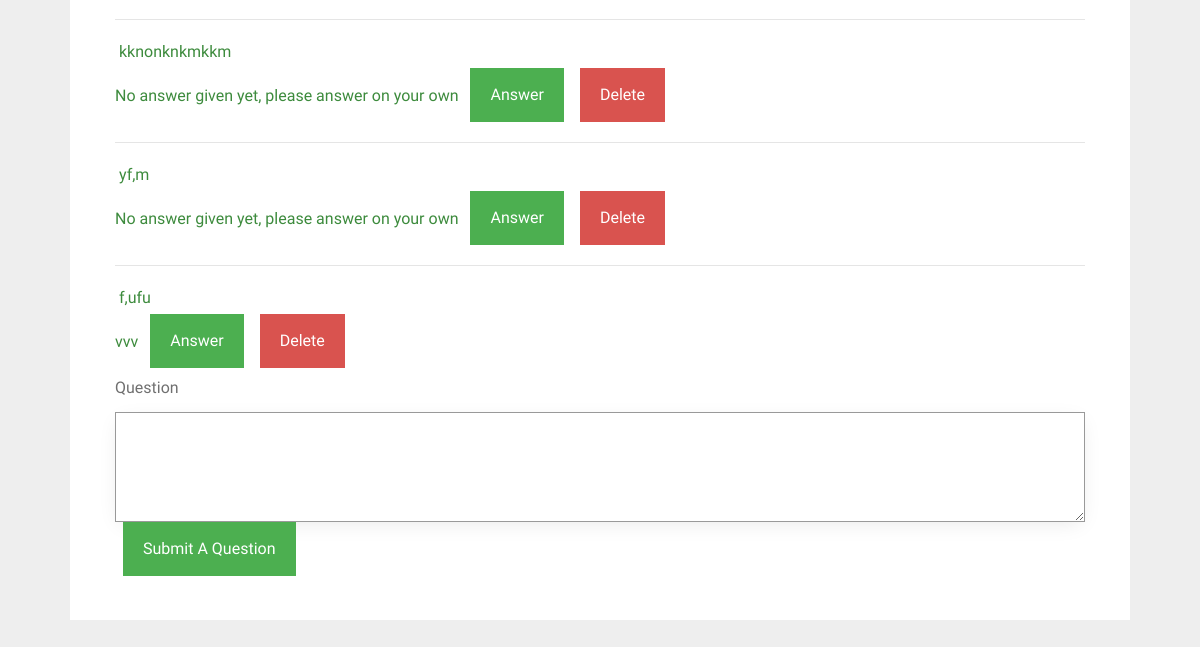
/faq (signed in, lower part), run on an earlier commit of the app's database.
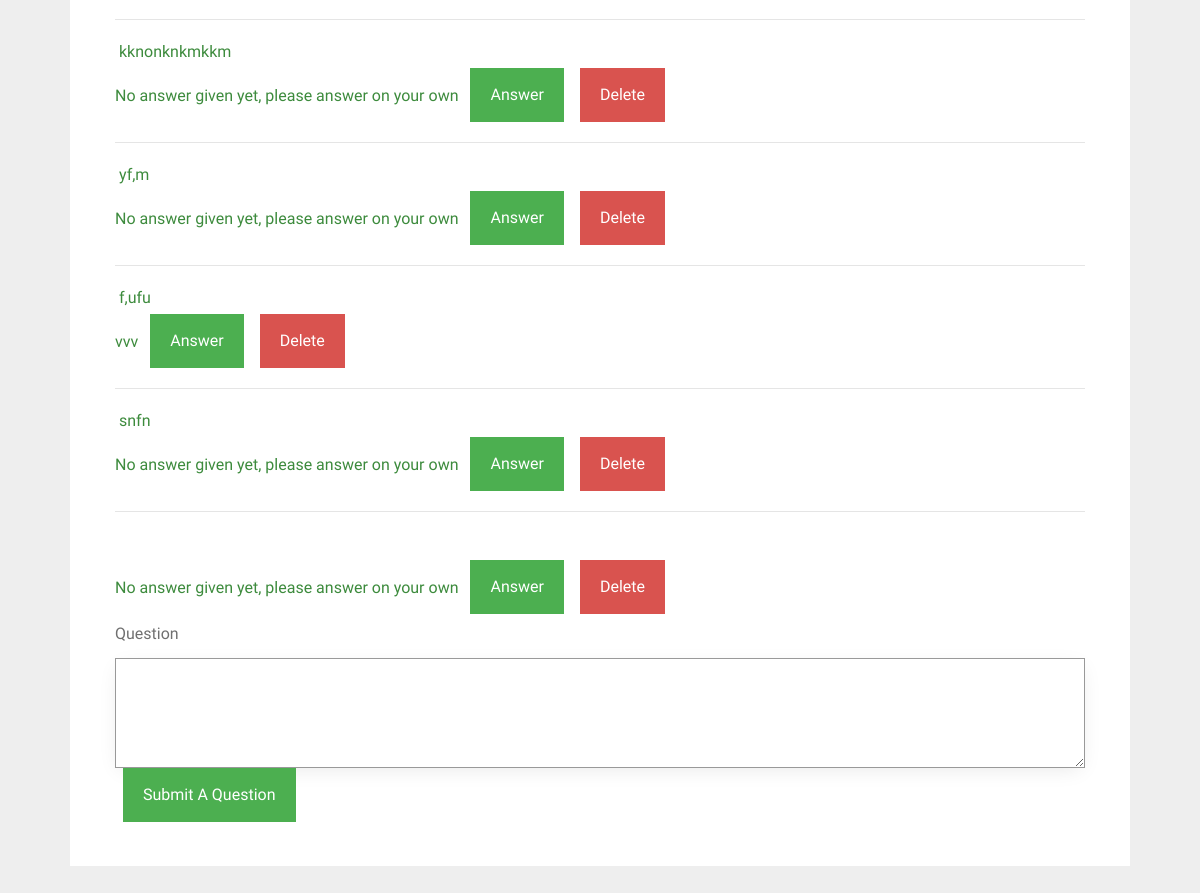
And on a later commit of the database.
### tables this page shows
CREATE TABLE question_and_answer (
  id INTEGER PRIMARY KEY AUTOINCREMENT,
  question TEXT,
  answer TEXT
);

### foodhubsg/user.py (the view, shortened to what this page needs)
@bp.route('/faq', methods=('GET', 'POST'))
@login_required
def faq():
    db = get_db()
    queries = db.execute('SELECT id, question, answer FROM question_and_answer').fetchall()
    return render_template('user/faq.html', queries=queries)

### foodhubsg/auth.py (called while the page is built)
def login_required(view):
    @functools.wraps(view)
    def wrapped_view(**kwargs):
        if g.user is None:
            return redirect(url_for('auth.login'))
        return view(**kwargs)
    return wrapped_view

@bp.before_app_request
def load_logged_in_user():
    user_id = session.get('user_id')
    if user_id is None:
        g.user = None
    else:
        g.user = get_db().execute(
            'SELECT * FROM user WHERE id = ?', (user_id,)
        ).fetchone()

### foodhubsg/db.py (called while the page is built)
def get_db():
    if 'db' not in g:
        g.db = sqlite3.connect(
            current_app.config['DATABASE'],
            detect_types=sqlite3.PARSE_DECLTYPES
        )
        g.db.row_factory = sqlite3.Row
    return g.db

### foodhubsg/templates/user/faq.html (shortened to what this page needs)
{% extends 'base.html' %}
{% block content %}
<div id="colorlib-container">
    <div class="container">
        <div class="box1">
        <div class="row row-pb-md">
            <div class="col-md-12">
                    {% for query in queries %}
                        <form id="answer-link" action="" method="post">
                            <hr>
                                <b class="font_color"> {{ query[1] }}</b> <div></div>
                                <b class="font_color"> {{ query[2] }}</b>
                            <input type="submit" value="Answer" name="action" class="btn btn-primary" style="background-color: #4CAF50; height: 54px; margin-left: 0.5em;">
                            <input type="submit" value="Delete" onclick="confirm_removal()" name="action" class="btn btn-primary" style="background-color: #d9534f; height: 54px; margin-left: 0.5em;">
                        </form>
                    {% endfor %}
                <form method="post" action="" id="query-form">
                    <label for="query">Question</label>
                    <textarea id="query" name="query" form="query-form" class="form-control" rows="4" cols="50"></textarea>
                    <input type="submit" id="delete-button" value="Submit A Question" name="action" class="btn btn-primary" style="background-color: #4CAF50; height: 54px; margin-left: 0.5em;">
                </form>
        </div>
        </div>
    </div>
</div>
{% endblock %}

What changed in the data, as far as the page shows it:
added question_and_answer: question "snfn", answer "No answer given yet, please answer on your own"
added question_and_answer: answer "No answer given yet, please answer on your own"
